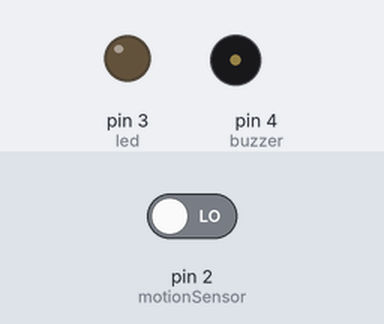
The sketch below on a simulated Arduino Uno, built with avr-gcc and run on an emulated ATmega328P. Parts: output pins drawn as LEDs (lit = HIGH), buzzer (waves = sounding, pin HIGH). The inputs (shaded band) are chosen by the test bench; at power-on: pin 2 (motionSensor) LOW.

Above: at 1.2 s.
1.3 s: pin 2 (motionSensor) driven HIGH
At 2.1 s:
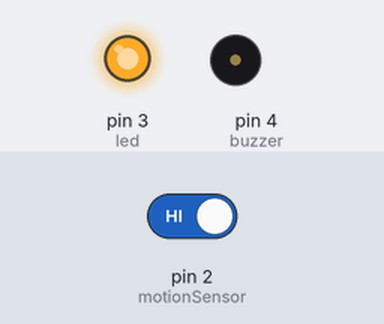
At 2.7 s:
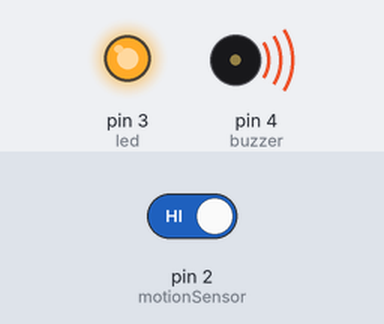
4.3 s: pin 2 (motionSensor) driven LOW
At 5.0 s:
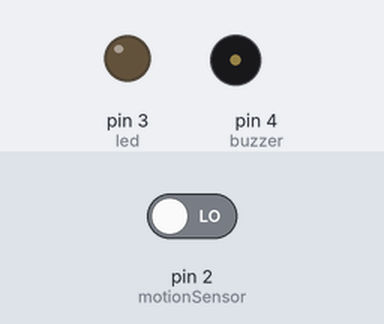
Timing chart, 0 to 7.3 s (numbered marks = the images above; inputs shaded):
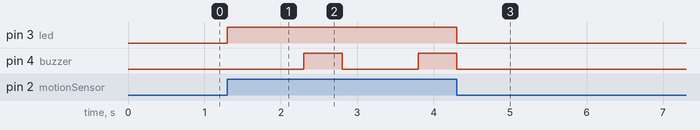

The sketch:

smart_lamp.ino
```cpp
int motionSensor = 2;
int led = 3;
int buzzer = 4;

void setup() {
  pinMode(motionSensor, INPUT);
  pinMode(led, OUTPUT);
  pinMode(buzzer, OUTPUT);
  Serial.begin(9600);
}

void loop() {
  int motion = digitalRead(motionSensor);
  if (motion == HIGH) {
    digitalWrite(led, HIGH);
    delay(1000);
    digitalWrite(buzzer, HIGH);
    delay(500);
    digitalWrite(buzzer, LOW);
  } else {
    digitalWrite(led, LOW);
  }
}
```

Measured:
- after the input at 1.3 s, pin 3 (led): LOW → HIGH at once; pin 4 (buzzer): LOW → HIGH after 1.0 s, → LOW 0.50 s later, → HIGH 1.0 s later
- after the input at 4.3 s, pin 3 (led): HIGH → LOW at once; pin 4 (buzzer): goes on until 4.3 s, then stays LOW
